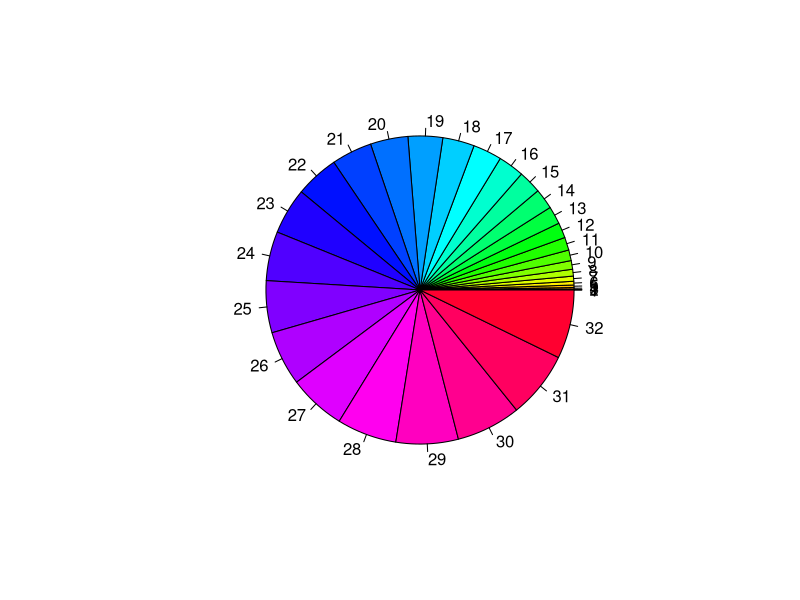

This figure's R source:
## ---- chunk 1
knitr::opts_chunk$set(echo = TRUE, message=FALSE)

## ---- chunk 2
mybirthday = function(n)
{
  # One problem is the size of the numbers
  # Use log to make calculation manageable lfactorial is the log of the factorial
  # Below is log(P(AC))
  logpAc = lfactorial(365)-lfactorial(365-(1:n))-(1:n)*log(365)
  pAc=exp(logpAc)
  pA = 1- pAc
  
  names(pA)=1:n
  
  pie(pA, col=rainbow(n))
  
  mat = matrix(c(round(pA, 2)), nr=n, nc=1, byrow=FALSE,
               dimnames=list("Number in room"=1:n, c("pA")))
  as.table(mat)
}

mybirthday(32)

